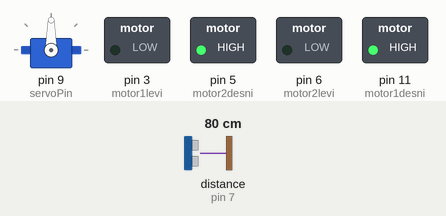
Recording of a sketch running on a simulated Arduino Uno, built with avr-gcc and run on an emulated ATmega328P. On the bench: servo, switched loads named in the sketch (green lamp = pin HIGH). Wiring (inferred from the names in the program): ultrasonic range finder: trigger pin 8; echo pin 7. The inputs (shaded band) are chosen by the test bench; at power-on: distance to the obstacle (sensor on pin 7) 80 cm. The echo pulse lasts 58.3 µs per cm; pins used as bus, display or sensor lines are not drawn.

Above: at 3.0 s.
3.1 s: distance to the obstacle (sensor on pin 7) set to 23 cm
4.6 s: distance to the obstacle (sensor on pin 7) set to 18 cm
At 5.9 s:
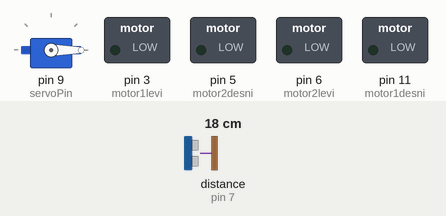
At 7.5 s:
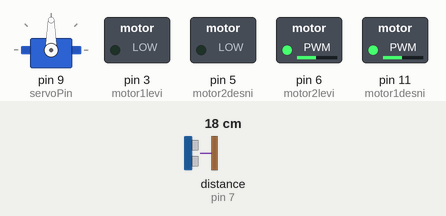
7.6 s: distance to the obstacle (sensor on pin 7) set to 35 cm
At 8.1 s:
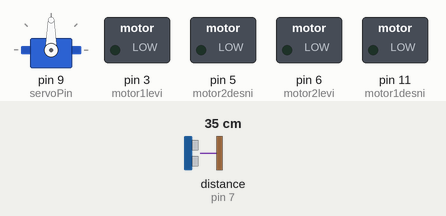
Timing chart, 0 to 10.6 s (numbered marks = the images above; inputs shaded):
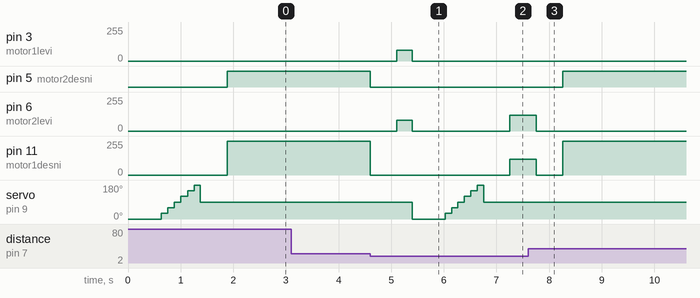

Measured:
- the behaviour switches between 21 and 20 cm on distance to the obstacle (sensor on pin 7) (found by bisection; images 0 and 1)
- after the input at 3.1 s, every drawn part: stays the same
- after the input at 4.6 s, pin 3 (motor1levi): 0/255 → 80/255 after 0.50 s, → 0/255 0.30 s later; pin 5 (motor2desni): HIGH → LOW at once
- after the input at 7.6 s, pin 3 (motor1levi): stops changing and stays 0/255; pin 5 (motor2desni): LOW → HIGH after 0.66 s; pin 6 (motor2levi): goes on until 7.8 s, then stays 0/255; servo on pin 9 (servoPin): stops changing and stays 90°

The sketch:

robot-auto.ino
```cpp
// Servo library disables analogWrite() (PWM) functionality on pins 9 and 10!
#include <Servo.h>

byte trigPin = 8; // beli
byte echoPin = 7; // sivi senzor
byte servoPin = 9;

byte motor1desni = 11; // plavi
byte motor1levi = 3;   // zeleni
byte motor2levi = 6;   // sivi motor
byte motor2desni = 5;  // roze

Servo servo;

const byte NUM_ANGLES = 7;
byte uglovi[NUM_ANGLES] = {0, 30, 60, 90, 120, 150, 180};
unsigned int rastojanja[NUM_ANGLES];

unsigned int rastojanje()
{
    digitalWrite(trigPin, LOW);
    delayMicroseconds(5);
    digitalWrite(trigPin, HIGH);
    delayMicroseconds(10);
    digitalWrite(trigPin, LOW);

    unsigned int vreme = pulseIn(echoPin, HIGH); // da ode i da se vrati
    return (vreme * 0.034) / 2;                  // to cm
}

void pogledajDesnoLevo()
{
    servo.write(0);
    delay(500);
    for (byte i = 0; i < NUM_ANGLES; i++)
    {
        rastojanja[i] = rastojanje();
        servo.write(uglovi[i]);
        delay(120);
    }
    servo.write(90);
    delay(500);
}

void setup()
{
    Serial.begin(9600);
    pinMode(motor1levi, OUTPUT);
    pinMode(motor1desni, OUTPUT);
    pinMode(motor2levi, OUTPUT);
    pinMode(motor2desni, OUTPUT);
    pinMode(trigPin, OUTPUT);
    pinMode(echoPin, INPUT);
    servo.attach(servoPin);
    pogledajDesnoLevo();
}

void idi(byte brzina, bool napred)
{
    analogWrite(motor1levi, napred ? 0 : brzina);
    analogWrite(motor1desni, napred ? brzina : 0);
    analogWrite(motor2levi, napred ? 0 : brzina);
    analogWrite(motor2desni, napred ? brzina : 0);
}

void napred(byte brzina)
{
    idi(brzina, true);
}

void nazad(int trajanje)
{
    byte brzina = 80;
    idi(brzina, false);
    delay(trajanje);
}

void stani(int trajanje)
{
    idi(0, true);
    delay(trajanje);
}

void skreni(int trajanje, bool levo)
{
    byte brzina = 120;
    analogWrite(motor1levi, levo ? brzina : 0);
    analogWrite(motor1desni, levo ? 0 : brzina);
    analogWrite(motor2levi, levo ? 0 : brzina);
    analogWrite(motor2desni, levo ? brzina : 0);
    delay(trajanje);
}

byte nadjiNajdalji()
{
    byte nadjenIndex = 0;
    unsigned int najdalje = rastojanja[0];
    for (byte i = 0; i < NUM_ANGLES; i++)
    {
        if (rastojanja[i] > najdalje)
        {
            najdalje = rastojanja[i];
            nadjenIndex = i;
        }
    }
    return nadjenIndex;
}

void loop()
{
    if (rastojanje() < 20)
    {
        stani(500);
        nazad(300);
        stani(0);
        pogledajDesnoLevo();
        skreni(500, nadjiNajdalji() > 3);
        stani(500);
    }
    else
    {
        napred(255);
    }
}
```
